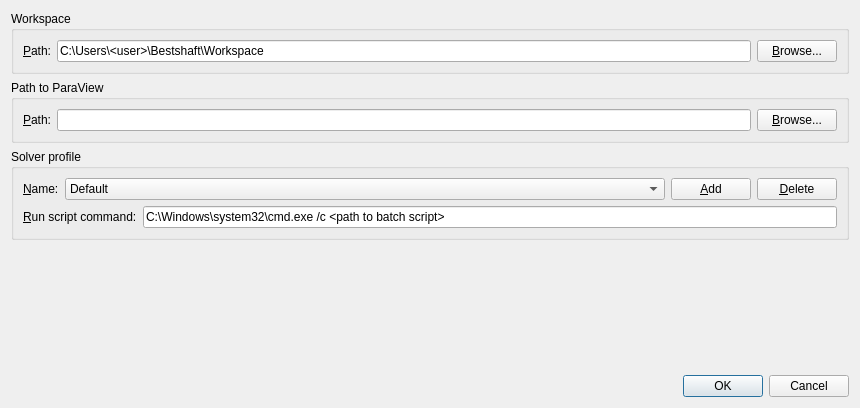
<?xml version="1.0" encoding="UTF-8"?>
<ui version="4.0">
 <class>SettingsDialog</class>
 <widget class="QDialog" name="SettingsDialog">
  <property name="geometry">
   <rect>
    <x>0</x>
    <y>0</y>
    <width>860</width>
    <height>408</height>
   </rect>
  </property>
  <property name="windowTitle">
   <string>Dialog</string>
  </property>
  <layout class="QVBoxLayout" name="verticalLayout">
   <item>
    <widget class="QGroupBox" name="groupBox_2">
     <property name="title">
      <string>Workspace</string>
     </property>
     <property name="flat">
      <bool>true</bool>
     </property>
     <layout class="QVBoxLayout" name="verticalLayout_3">
      <item>
       <layout class="QHBoxLayout" name="horizontalLayout">
        <item>
         <widget class="QLabel" name="label">
          <property name="text">
           <string>&amp;Path:</string>
          </property>
          <property name="buddy">
           <cstring>workspaceLineEdit</cstring>
          </property>
         </widget>
        </item>
        <item>
         <widget class="QLineEdit" name="workspaceLineEdit">
          <property name="text">
           <string>C:\Users\&lt;user&gt;\Bestshaft\Workspace</string>
          </property>
          <property name="readOnly">
           <bool>true</bool>
          </property>
         </widget>
        </item>
        <item>
         <widget class="QPushButton" name="browseWorkspaceButton">
          <property name="text">
           <string>&amp;Browse...</string>
          </property>
         </widget>
        </item>
       </layout>
      </item>
     </layout>
    </widget>
   </item>
   <item>
    <widget class="QGroupBox" name="groupBox_3">
     <property name="title">
      <string>Path to ParaView</string>
     </property>
     <property name="flat">
      <bool>true</bool>
     </property>
     <layout class="QVBoxLayout" name="verticalLayout_5">
      <item>
       <layout class="QHBoxLayout" name="horizontalLayout_5">
        <item>
         <widget class="QLabel" name="label_5">
          <property name="text">
           <string>&amp;Path:</string>
          </property>
          <property name="buddy">
           <cstring>workspaceLineEdit</cstring>
          </property>
         </widget>
        </item>
        <item>
         <widget class="QLineEdit" name="paraview_lineEdit">
          <property name="text">
           <string/>
          </property>
          <property name="readOnly">
           <bool>true</bool>
          </property>
         </widget>
        </item>
        <item>
         <widget class="QPushButton" name="browseParaViewButton">
          <property name="text">
           <string>&amp;Browse...</string>
          </property>
         </widget>
        </item>
       </layout>
      </item>
     </layout>
    </widget>
   </item>
   <item>
    <widget class="QGroupBox" name="groupBox">
     <property name="title">
      <string>Solver profile</string>
     </property>
     <property name="flat">
      <bool>true</bool>
     </property>
     <layout class="QVBoxLayout" name="verticalLayout_2">
      <item>
       <layout class="QHBoxLayout" name="horizontalLayout_2">
        <item>
         <widget class="QLabel" name="label_2">
          <property name="text">
           <string>&amp;Name:</string>
          </property>
          <property name="buddy">
           <cstring>comboBox</cstring>
          </property>
         </widget>
        </item>
        <item>
         <widget class="QComboBox" name="comboBox">
          <property name="sizePolicy">
           <sizepolicy hsizetype="MinimumExpanding" vsizetype="Fixed">
            <horstretch>0</horstretch>
            <verstretch>0</verstretch>
           </sizepolicy>
          </property>
          <item>
           <property name="text">
            <string>Default</string>
           </property>
          </item>
         </widget>
        </item>
        <item>
         <widget class="QPushButton" name="pushButton_2">
          <property name="text">
           <string>&amp;Add</string>
          </property>
         </widget>
        </item>
        <item>
         <widget class="QPushButton" name="pushButton_3">
          <property name="text">
           <string>&amp;Delete</string>
          </property>
         </widget>
        </item>
       </layout>
      </item>
      <item>
       <layout class="QHBoxLayout" name="horizontalLayout_3">
        <item>
         <widget class="QLabel" name="label_3">
          <property name="text">
           <string>&amp;Run script command:</string>
          </property>
          <property name="buddy">
           <cstring>lineEdit_2</cstring>
          </property>
         </widget>
        </item>
        <item>
         <widget class="QLineEdit" name="lineEdit_2">
          <property name="text">
           <string>C:\Windows\system32\cmd.exe /c &lt;path to batch script&gt;</string>
          </property>
         </widget>
        </item>
       </layout>
      </item>
     </layout>
    </widget>
   </item>
   <item>
    <spacer name="verticalSpacer">
     <property name="orientation">
      <enum>Qt::Vertical</enum>
     </property>
     <property name="sizeHint" stdset="0">
      <size>
       <width>20</width>
       <height>132</height>
      </size>
     </property>
    </spacer>
   </item>
   <item>
    <widget class="QDialogButtonBox" name="buttonBox">
     <property name="orientation">
      <enum>Qt::Horizontal</enum>
     </property>
     <property name="standardButtons">
      <set>QDialogButtonBox::Cancel|QDialogButtonBox::Ok</set>
     </property>
    </widget>
   </item>
  </layout>
 </widget>
 <resources/>
 <connections>
  <connection>
   <sender>buttonBox</sender>
   <signal>accepted()</signal>
   <receiver>SettingsDialog</receiver>
   <slot>accept()</slot>
   <hints>
    <hint type="sourcelabel">
     <x>248</x>
     <y>254</y>
    </hint>
    <hint type="destinationlabel">
     <x>157</x>
     <y>274</y>
    </hint>
   </hints>
  </connection>
  <connection>
   <sender>buttonBox</sender>
   <signal>rejected()</signal>
   <receiver>SettingsDialog</receiver>
   <slot>reject()</slot>
   <hints>
    <hint type="sourcelabel">
     <x>316</x>
     <y>260</y>
    </hint>
    <hint type="destinationlabel">
     <x>286</x>
     <y>274</y>
    </hint>
   </hints>
  </connection>
 </connections>
</ui>
